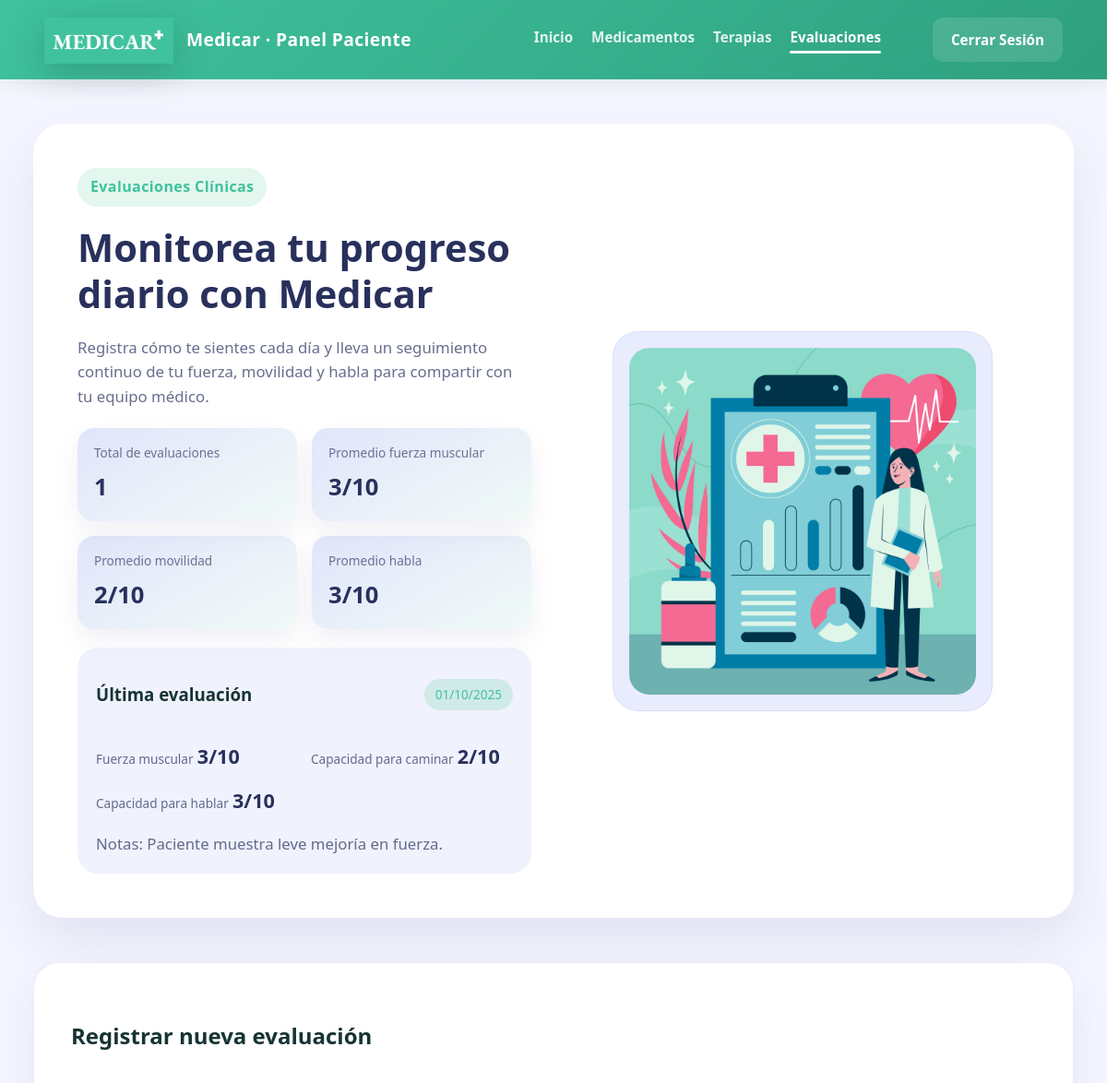
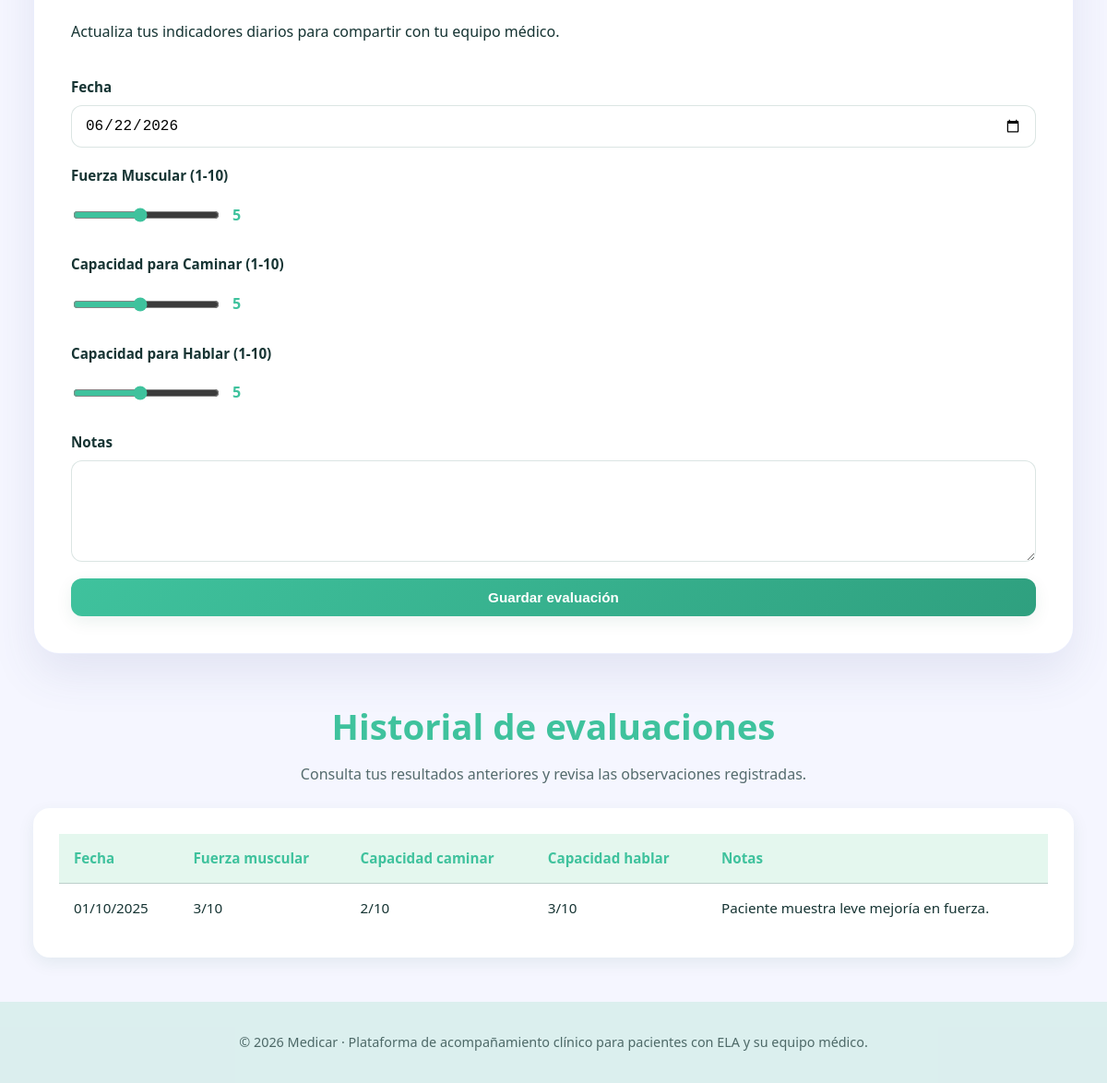
The page /evaluaciones.php (signed in) on the database its author committed (2 pictures, top to bottom).
### tables this page shows
CREATE TABLE IF NOT EXISTS evaluaciones (
    id INT AUTO_INCREMENT PRIMARY KEY,
    paciente_id INT,
    fecha DATE,
    fuerza_muscular INT,
    capacidad_caminar INT,
    capacidad_hablar INT,
    notas TEXT,
    FOREIGN KEY (paciente_id) REFERENCES pacientes(id)
);

### config.php (called while the page is built, shortened)
<?php
function formatearFecha(string $fecha): string {
    return date('d/m/Y', strtotime($fecha));
}
?>

### evaluaciones.php (the view, shortened to what this page needs)
<?php
require_once 'config.php';
$database = new Database();
$conn = $database->getConnection();
$isPaciente = $_SESSION['role'] === 'paciente';
$pacienteId = $isPaciente ? $_SESSION['paciente_id'] : ($_GET['selected_paciente'] ?? null);
$queryEval = $isPaciente ?
    "SELECT e.id, e.paciente_id, e.fecha, e.fuerza_muscular, e.capacidad_caminar, e.capacidad_hablar, e.notas
     FROM evaluaciones e WHERE e.paciente_id = :paciente_id ORDER BY e.fecha DESC" :
    "SELECT e.id, e.paciente_id, e.fecha, e.fuerza_muscular, e.capacidad_caminar, e.capacidad_hablar, e.notas, p.nombre, p.apellidos, p.cedula
     FROM evaluaciones e JOIN pacientes p ON e.paciente_id = p.id " . ($pacienteId ? "WHERE e.paciente_id = :paciente_id" : "") . " ORDER BY e.fecha DESC";
$stmt = $conn->prepare($queryEval);
if ($pacienteId) {
    $stmt->bindParam(':paciente_id', $pacienteId);
}
$stmt->execute();
$evaluaciones = $stmt->fetchAll(PDO::FETCH_ASSOC);
$totalEvaluaciones = count($evaluaciones);
$promedioFuerza = $totalEvaluaciones ? round(array_sum(array_column($evaluaciones, 'fuerza_muscular')) / $totalEvaluaciones, 1) : 0;
$promedioCaminar = $totalEvaluaciones ? round(array_sum(array_column($evaluaciones, 'capacidad_caminar')) / $totalEvaluaciones, 1) : 0;
$promedioHablar = $totalEvaluaciones ? round(array_sum(array_column($evaluaciones, 'capacidad_hablar')) / $totalEvaluaciones, 1) : 0;
$ultimaEvaluacion = $totalEvaluaciones ? $evaluaciones[0] : null;
?>
<!DOCTYPE html>
<html lang="es">
<head>
    <link rel="stylesheet" href="style.css">
</head>
<body class="eval-page">
    <?php
    require 'includes/header.php';
    ?>
    <main class="eval-main">
        <section class="eval-hero">
            <div class="eval-hero__content">
                <div class="brand-badge">Evaluaciones Clínicas</div>
                <h1><?php echo $isPaciente ? 'Monitorea tu progreso diario con Medicar' : 'Analiza y registra evaluaciones de tus pacientes'; ?></h1>
                <p>
                    <?php if ($isPaciente): ?>
                        Registra cómo te sientes cada día y lleva un seguimiento continuo de tu fuerza, movilidad y habla para compartir con tu equipo médico.
                    <?php else: ?>
                        Visualiza tendencias, registra nuevas evaluaciones y apóyate en métricas objetivas para tomar decisiones clínicas oportunas.
                    <?php endif; ?>
                </p>
                <div class="eval-summary">
                    <div class="eval-summary__card">
                        <span>Total de evaluaciones</span>
                        <strong><?php echo $totalEvaluaciones; ?></strong>
                    </div>
                    <div class="eval-summary__card">
                        <span>Promedio fuerza muscular</span>
                        <strong><?php echo $promedioFuerza; ?>/10</strong>
                    </div>
                    <div class="eval-summary__card">
                        <span>Promedio movilidad</span>
                        <strong><?php echo $promedioCaminar; ?>/10</strong>
                    </div>
                    <div class="eval-summary__card">
                        <span>Promedio habla</span>
                        <strong><?php echo $promedioHablar; ?>/10</strong>
                    </div>
                </div>
                <?php if ($ultimaEvaluacion): ?>
                    <div class="eval-latest">
                        <div class="eval-latest__header">
                            <h3>Última evaluación</h3>
                            <span class="pill"><?php echo formatearFecha($ultimaEvaluacion['fecha']); ?></span>
                        </div>
                        <div class="eval-latest__grid">
                            <div>
                                <span>Fuerza muscular</span>
                                <strong><?php echo $ultimaEvaluacion['fuerza_muscular']; ?>/10</strong>
                            </div>
                            <div>
                                <span>Capacidad para caminar</span>
                                <strong><?php echo $ultimaEvaluacion['capacidad_caminar']; ?>/10</strong>
                            </div>
                            <div>
                                <span>Capacidad para hablar</span>
                                <strong><?php echo $ultimaEvaluacion['capacidad_hablar']; ?>/10</strong>
                            </div>
                        </div>
                        <?php if (!$isPaciente && isset($ultimaEvaluacion['nombre'])): ?>
                            <p class="footnote">Paciente: <?php echo htmlspecialchars($ultimaEvaluacion['nombre'] . ' ' . $ultimaEvaluacion['apellidos']); ?></p>
                        <?php elseif (!empty($ultimaEvaluacion['notas'])): ?>
                            <p class="footnote">Notas: <?php echo htmlspecialchars($ultimaEvaluacion['notas']); ?></p>
                        <?php endif; ?>
                    </div>
                <?php endif; ?>
            </div>
            <figure class="eval-hero__figure">
                <img src="image/metricas img.jpg" alt="Panel de métricas clínicas">
            </figure>
        </section>
        <?php if ($isPaciente): ?>
        <section class="eval-section">
            <div class="eval-form-card">
                <h2>Registrar nueva evaluación</h2>
                <p>Actualiza tus indicadores diarios para compartir con tu equipo médico.</p>
                <form method="POST" class="stack">
                    <div class="form-group">
                        <label for="fecha">Fecha</label>
                        <input type="date" id="fecha" name="fecha" value="<?php echo date('Y-m-d'); ?>" required>
                    </div>
                    <div class="form-group">
                        <label for="fuerza_muscular">Fuerza Muscular (1-10)</label>
                        <div class="scale-container">
                            <input type="range" id="fuerza_muscular" name="fuerza_muscular" min="1" max="10" value="5" oninput="updateScaleValue('fuerza_muscular')">
                            <span class="scale-value" id="fuerza_muscular_value">5</span>
                        </div>
                    </div>
                    <div class="form-group">
                        <label for="capacidad_caminar">Capacidad para Caminar (1-10)</label>
                        <div class="scale-container">
                            <input type="range" id="capacidad_caminar" name="capacidad_caminar" min="1" max="10" value="5" oninput="updateScaleValue('capacidad_caminar')">
                            <span class="scale-value" id="capacidad_caminar_value">5</span>
                        </div>
                    </div>
                    <div class="form-group">
                        <label for="capacidad_hablar">Capacidad para Hablar (1-10)</label>
                        <div class="scale-container">
                            <input type="range" id="capacidad_hablar" name="capacidad_hablar" min="1" max="10" value="5" oninput="updateScaleValue('capacidad_hablar')">
                            <span class="scale-value" id="capacidad_hablar_value">5</span>
                        </div>
                    </div>
                    <div class="form-group">
                        <label for="notas">Notas</label>
                        <textarea id="notas" name="notas"></textarea>
                    </div>
                    <button type="submit" class="btn btn-primary">Guardar evaluación</button>
                </form>
            </div>
        </section>
        <?php endif; ?>
        <section class="eval-section">
            <div class="section-heading">
                <h2><?php echo $isPaciente ? 'Historial de evaluaciones' : 'Listado de evaluaciones'; ?></h2>
                <p><?php echo $isPaciente ? 'Consulta tus resultados anteriores y revisa las observaciones registradas.' : 'Visualiza las evaluaciones registradas y monitorea la evolución de cada paciente.'; ?></p>
            </div>
            <div class="table-wrapper eval-table">
                <table>
                    <thead>
                        <tr>
                            <th>Fecha</th>
                            <th>Fuerza muscular</th>
                            <th>Capacidad caminar</th>
                            <th>Capacidad hablar</th>
                            <th>Notas</th>
                        </tr>
                    </thead>
                    <tbody>
                        <?php foreach ($evaluaciones as $eval): ?>
                            <tr>
                                <td><?php echo formatearFecha($eval['fecha']); ?></td>
                                <td><?php echo $eval['fuerza_muscular']; ?>/10</td>
                                <td><?php echo $eval['capacidad_caminar']; ?>/10</td>
                                <td><?php echo $eval['capacidad_hablar']; ?>/10</td>
                                <td><?php echo htmlspecialchars($eval['notas']); ?></td>
                            </tr>
                        <?php endforeach; ?>
                    </tbody>
                </table>
            </div>
        </section>
    </main>
    <?php require 'includes/footer.php'; ?>
</body>
</html>

### rows shown on the page
evaluaciones: fecha "01/10/2025", fuerza_muscular "3", capacidad_caminar "2", capacidad_hablar "3", notas "Paciente muestra leve mejoría en fuerza."

### other values the page prints
$totalEvaluaciones "1"
$promedioFuerza "3"
$promedioCaminar "2"
$promedioHablar "3"
